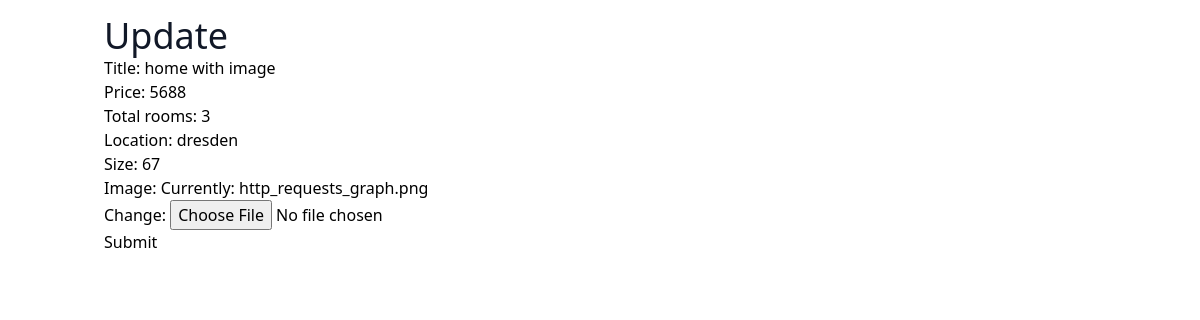
Screenshot of /listings/11/edit/ with the database file from the repository.
### listings/models.py (models this page shows, shortened)
class Listing(models.Model):
    title = models.CharField(max_length=100)
    price = models.IntegerField()
    total_rooms = models.IntegerField()
    location = models.CharField(max_length=100)
    size = models.IntegerField()
    image = models.ImageField()

### listings/views.py (the view)
# urls.py: path("listings/<pk>/edit/", listing_update),
def listing_update(request, pk):
    listing = Listing.objects.get(id=pk)
    form = ListingForm(instance=listing)
    if request.method == "POST":
        form = ListingForm(request.POST, instance=listing, files=request.FILES)
        if form.is_valid():
            form.save()
            return redirect("/")
    context = {
        "form": form
    }
    return render(request, "listing_update.html", context)

### listings/forms.py
class ListingForm(forms.ModelForm):
    class Meta:
        model = Listing
        fields = [
            "title",
            "price",
            "total_rooms",
            "location",
            "size",
            "image",
        ]

### templates/listing_update.html (shortened to what this page needs)
{% extends 'base.html' %}
{% block content %}
<h1 class="text-4xl text-gray-900">Update {{ listing.title }}</h1>
<form method="post" enctype="multipart/form-data">
  {{ form.as_p }}
  <button type="submit">Submit</button>
</form>
{% endblock content %}

### rows the page displays
Listing: title "home with image", price "5688", total_rooms "3", location "dresden", size "67"
